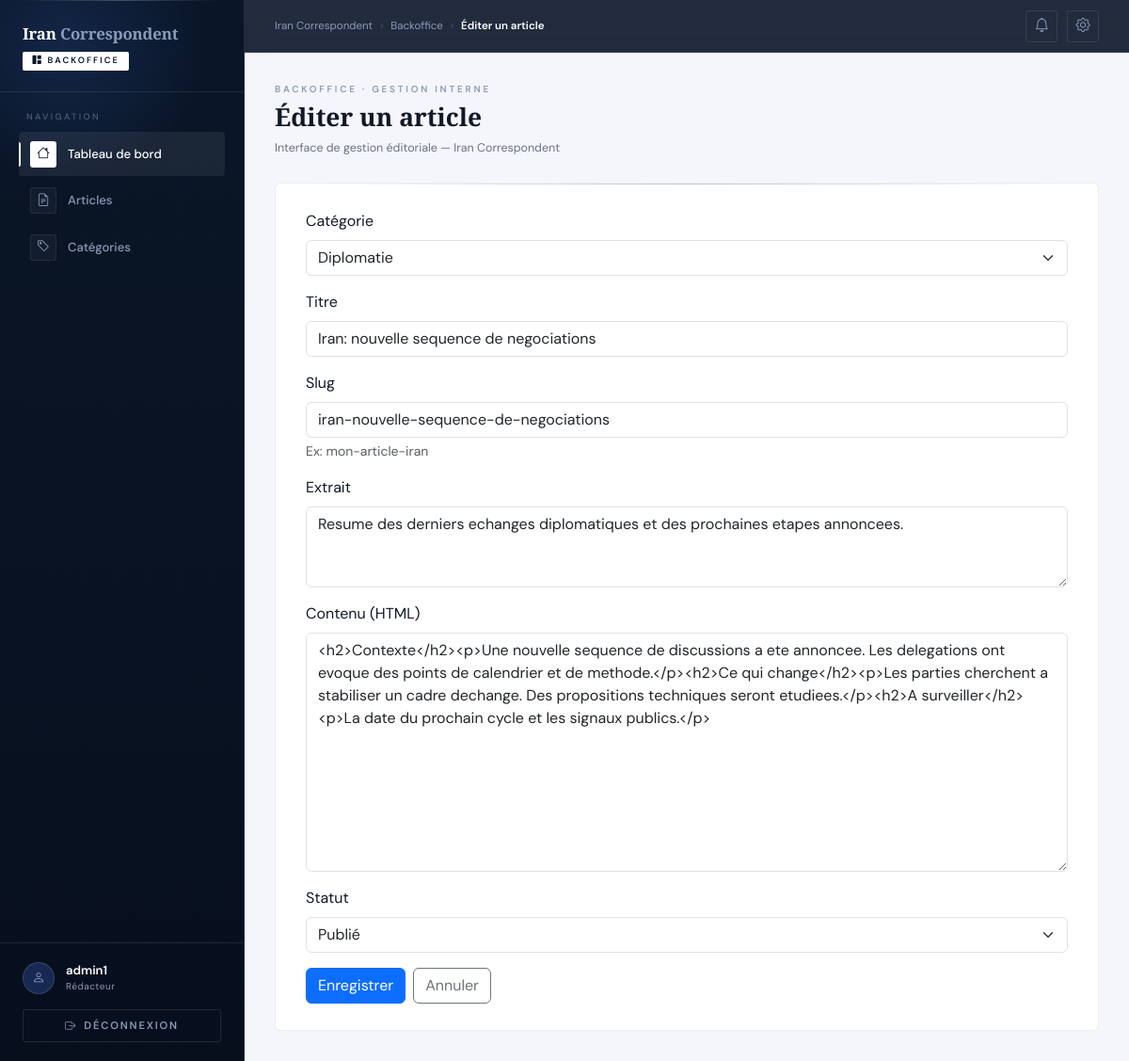
Screenshot of /admin/articles/edit?id=1 (signed in) with the database file from the repository.
### tables this page shows
CREATE TABLE articles (
  id INT UNSIGNED AUTO_INCREMENT PRIMARY KEY,
  category_id INT UNSIGNED NOT NULL,
  title VARCHAR(200) NOT NULL,
  slug VARCHAR(200) NOT NULL UNIQUE,
  excerpt TEXT NULL,  
  content_html MEDIUMTEXT NOT NULL,
  hero_image_path VARCHAR(255) NULL,
  hero_image_alt VARCHAR(180) NULL,

  meta_title VARCHAR(255) NULL,
  meta_description VARCHAR(255) NULL,
  canonical_url VARCHAR(255) NULL,
  meta_robots VARCHAR(50) NULL DEFAULT 'index,follow',

  status ENUM('draft','published') NOT NULL DEFAULT 'draft',
  published_at DATETIME NULL,
  deleted_at DATETIME NULL,
  created_at DATETIME NOT NULL DEFAULT CURRENT_TIMESTAMP,
  updated_at DATETIME NOT NULL DEFAULT CURRENT_TIMESTAMP ON UPDATE CURRENT_TIMESTAMP,

  CONSTRAINT fk_articles_category
    FOREIGN KEY (category_id) REFERENCES categories(id)
    ON DELETE RESTRICT,

  INDEX idx_articles_status_published (status, published_at),
  INDEX idx_articles_category_published (category_id, status, published_at),
  INDEX idx_articles_deleted_at (deleted_at)
);

CREATE TABLE categories (
  id INT UNSIGNED AUTO_INCREMENT PRIMARY KEY,
  name VARCHAR(120) NOT NULL,
  slug VARCHAR(160) NOT NULL UNIQUE,
  created_at DATETIME NOT NULL DEFAULT CURRENT_TIMESTAMP
);

### public/admin/controllers/ArticleController.php (called while the page is built, shortened)
<?php
require_once __DIR__ . '/../../../app/models/Article.php';
require_once __DIR__ . '/../../../app/models/Category.php';
class ArticleController
{
	public function edit(int $id): void
	{
		$article = Article::findById($id, true);
		$categories = Category::all();
		require __DIR__ . '/../views/articles/form.php';
		require __DIR__ . '/../views/layouts/main.php';
	}
}

### app/core/Model.php (called while the page is built, shortened)
<?php
abstract class Model
{
	private static ?PDO $pdo = null;
	protected static function db(): PDO
	{
		if (self::$pdo instanceof PDO) {
			return self::$pdo;
		}
		$configPath = __DIR__ . '/../config/database.php';
		$cfg = require $configPath;
		$host = $cfg['host'] ?? 'db';
		$port = $cfg['port'] ?? '3306';
		$name = $cfg['name'] ?? 'iran_news';
		$user = $cfg['user'] ?? 'root';
		$pass = $cfg['pass'] ?? 'root';
		$charset = $cfg['charset'] ?? 'utf8mb4';
		$dsn = sprintf('mysql:host=%s;port=%s;dbname=%s;charset=%s', $host, $port, $name, $charset);
		self::$pdo = new PDO(
			$dsn,
			$user,
			$pass,
			[
				PDO::ATTR_ERRMODE => PDO::ERRMODE_EXCEPTION,
				PDO::ATTR_DEFAULT_FETCH_MODE => PDO::FETCH_ASSOC,
				PDO::ATTR_EMULATE_PREPARES => false,
			]
		);
		return self::$pdo;
	}
	protected static function fetchOne(string $sql, array $params = []): ?array
	{
		$stmt = self::db()->prepare($sql);
		$stmt->execute($params);
		$row = $stmt->fetch();
		return $row === false ? null : $row;
	}
	protected static function fetchAll(string $sql, array $params = []): array
	{
		$stmt = self::db()->prepare($sql);
		$stmt->execute($params);
		return $stmt->fetchAll();
	}
}

### app/config/database.php (called while the page is built)
<?php
return [
	'host' => getenv('DB_HOST') ?: 'db',
	'port' => getenv('DB_PORT') ?: '3306',
	'name' => getenv('DB_NAME') ?: 'iran_news',
	'user' => getenv('DB_USER') ?: 'root',
	'pass' => getenv('DB_PASS') ?: 'root',
	'charset' => getenv('DB_CHARSET') ?: 'utf8mb4',
];

### app/models/Article.php (called while the page is built, shortened)
<?php
require_once __DIR__ . '/../core/Model.php';
class Article extends Model
{
	public static function findById(int $id, bool $includeDeleted = false): ?array
	{
		$sql = 'SELECT * FROM articles WHERE id = :id';
		$params = ['id' => $id];
		return self::fetchOne($sql, $params);
	}
}

### app/models/Category.php (called while the page is built, shortened)
<?php
require_once __DIR__ . '/../core/Model.php';
class Category extends Model
{
    public static function all(): array
    {
        return self::fetchAll('SELECT * FROM categories ORDER BY name ASC');
    }
}

### public/admin/views/articles/form.php (the view, shortened to what this page needs)
<?php
$isEdit = !empty($article['id']);
$action = $isEdit
	? ('/admin/articles/update?id=' . (int) $article['id'])
	: '/admin/articles/store';
?>
<form method="post" action="<?= htmlspecialchars($action, ENT_QUOTES, 'UTF-8') ?>" class="vstack gap-3">
	<div>
		<label for="category_id" class="form-label">Catégorie</label>
		<select class="form-select" name="category_id" id="category_id" required>
			<?php foreach (($categories ?? []) as $c): ?>
				<option value="<?= (int) $c['id'] ?>" <?= ((int)($article['category_id'] ?? 0) === (int)$c['id']) ? 'selected' : '' ?>>
					<?= htmlspecialchars((string) $c['name'], ENT_QUOTES, 'UTF-8') ?>
				</option>
			<?php endforeach; ?>
		</select>
	</div>
	<div>
		<label for="title" class="form-label">Titre</label>
		<input class="form-control" type="text" name="title" id="title" value="<?= htmlspecialchars((string)($article['title'] ?? ''), ENT_QUOTES, 'UTF-8') ?>" required>
	</div>
	<div>
		<label for="slug" class="form-label">Slug</label>
		<input class="form-control" type="text" name="slug" id="slug" value="<?= htmlspecialchars((string)($article['slug'] ?? ''), ENT_QUOTES, 'UTF-8') ?>" required>
		<div class="form-text">Ex: mon-article-iran</div>
	</div>
	<div>
		<label for="excerpt" class="form-label">Extrait</label>
		<textarea class="form-control" name="excerpt" id="excerpt" rows="3"><?= htmlspecialchars((string)($article['excerpt'] ?? ''), ENT_QUOTES, 'UTF-8') ?></textarea>
	</div>
	<div>
		<label for="content_html" class="form-label">Contenu (HTML)</label>
		<textarea class="form-control" name="content_html" id="content_html" rows="10" required><?= htmlspecialchars((string)($article['content_html'] ?? ''), ENT_QUOTES, 'UTF-8') ?></textarea>
	</div>
	<div>
		<label for="status" class="form-label">Statut</label>
		<select class="form-select" name="status" id="status" required>
			<option value="published" <?= (($article['status'] ?? '') === 'published') ? 'selected' : '' ?>>Publié</option>
		</select>
	</div>
	<div class="d-flex gap-2">
		<button type="submit" class="btn btn-primary">
			<?= $isEdit ? 'Enregistrer' : 'Créer' ?>
		</button>
		<a href="/admin/articles" class="btn btn-outline-secondary">Annuler</a>
	</div>
</form>

### public/admin/views/layouts/main.php (style rules this page uses)
:root { --navy: #0a1628; --navy-mid: #0f2044; --navy-soft: #162952; --navy-card: #111d3a; --white: #ffffff; --off-white: #e8edf5; --silver: #c4cfe3; --muted: #8a9bb8; --border: rgba(255,255,255,.09); --border-md: rgba(255,255,255,.14); --sidebar-w: 260px; --tr: .18s cubic-bezier(.4,0,.2,1); }
*, *::before, *::after { box-sizing: border-box; margin: 0; padding: 0; }
html, body { height: 100%; }
body { font-family: 'DM Sans', sans-serif; background: #f5f6fb; color: #111827; min-height: 100vh; }

### rows the page displays
articles: category_id "Diplomatie", title "Iran: nouvelle sequence de negociations", slug "iran-nouvelle-sequence-de-negociations", excerpt "Resume des derniers echanges diplomatiques et des prochaines etapes annoncees.", content_html "<h2>Contexte</h2><p>Une nouvelle sequence de discussions a ete annoncee. Les delegations ont evoque des points de calendrier et de methode.</p><h2>Ce qui change</h2><p>Les parties cherchent a stabiliser un cadre dechange. Des propositions techniques seront etudiees.</p><h2>A surveiller</h2><p>La date du prochain cycle et les signaux publics.</p>", status "Publié"

### other values shown
$currentUser['username'] "admin1"
$pageHeading "Éditer un article"
